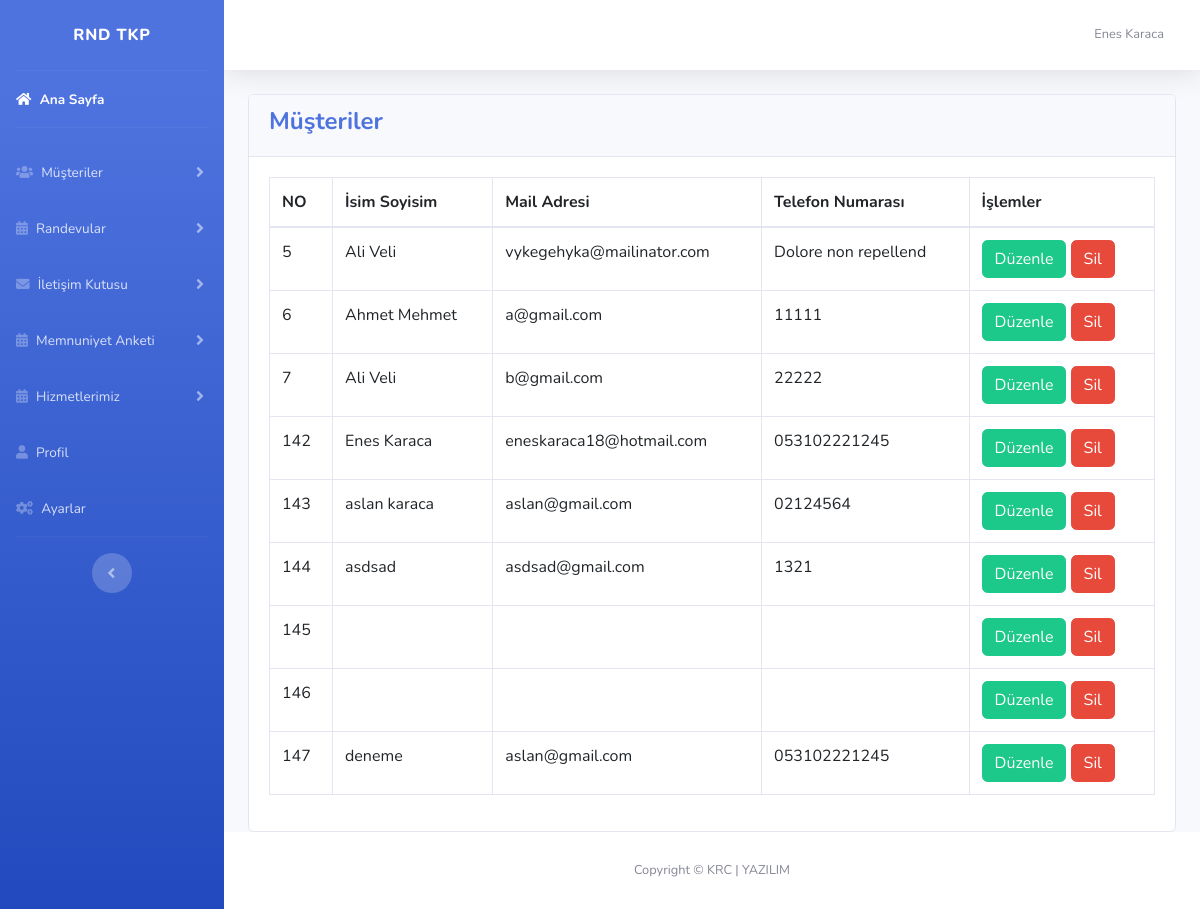
The page /yönetimpanel/musteriler.php (signed in) on the database its author committed.
### tables this page shows
CREATE TABLE `musteri` (
  `musteri_id` int(11) NOT NULL,
  `musteri_isim` varchar(530) DEFAULT NULL,
  `musteri_mail` varchar(250) DEFAULT NULL,
  `musteri_telefon` varchar(25) DEFAULT NULL,
  `musteri_adres` varchar(530) DEFAULT NULL,
  `musteri_tc` varchar(20) DEFAULT NULL,
  `musteri_detay` text DEFAULT NULL,
  `eklenme_tarihi` datetime NOT NULL DEFAULT current_timestamp()
);

### yönetimpanel/musteriler.php (the view, shortened to what this page needs)
<?php require_once 'header.php';
?>
<div class="container-fluid">
	<div class="row">
		<div class="col-md-12">
			<div class="card">
				<div class="card-header">
					<h4 class="font-weight-bold text-primary">Müşteriler</h4>
				</div>
				<div class="card-body">
					<table class="table table-bordered" id="tablo">
						<thead>
							<tr>
								<th>NO</th>
								<th>İsim Soyisim</th>
								<th>Mail Adresi</th>
								<th>Telefon Numarası</th>
								<th>İşlemler</th>
							</tr>
						</thead>
						<tbody>
							<?php
							$sorgu=$db->prepare("SELECT * FROM musteri");
							$sorgu->execute();
							$liste=$sorgu->fetchAll(PDO::FETCH_ASSOC);
							foreach ($liste as $key => $musteri) { ?>
								<tr>
									<td><?php echo $musteri['musteri_id'] ?></td>
									<td><?php echo $musteri['musteri_isim'] ?></td>
									<td><?php echo $musteri['musteri_mail'] ?></td>
									<td><?php echo $musteri['musteri_telefon'] ?></td>
									<td>
										<a href="musteriduzenle.php?musteri_id=<?php echo $musteri['musteri_id'] ?>" class="btn btn-success">Düzenle</a>
										<a href="musteriler.php?sil=sil&musteri_id=<?php echo $musteri['musteri_id'] ?>" class="btn btn-danger">Sil</a>
									</td>
								</tr>
							<?php }
							?>
						</tbody>
					</table>
				</div>
			</div>
		</div>
	</div>
</div>
<?php require_once 'footer.php'; ?>

### rows shown on the page
musteri: musteri_id "5", musteri_isim "Ali Veli", musteri_mail "vykegehyka@mailinator.com", musteri_telefon "Dolore non repellend"
musteri: musteri_id "6", musteri_isim "Ahmet Mehmet", musteri_mail "a@gmail.com", musteri_telefon "11111"
musteri: musteri_id "7", musteri_isim "Ali Veli", musteri_mail "b@gmail.com", musteri_telefon "22222"
musteri: musteri_id "142", musteri_isim "Enes Karaca", musteri_mail "eneskaraca18@hotmail.com", musteri_telefon "053102221245"
musteri: musteri_id "143", musteri_isim "aslan karaca", musteri_mail "aslan@gmail.com", musteri_telefon "02124564"
musteri: musteri_id "144", musteri_isim "asdsad", musteri_mail "asdsad@gmail.com", musteri_telefon "1321"
musteri: musteri_id "145"
musteri: musteri_id "146"
musteri: musteri_id "147", musteri_isim "deneme", musteri_mail "aslan@gmail.com", musteri_telefon "053102221245"

### other values the page prints
$_SESSION['kul_isim'] "Enes Karaca"
